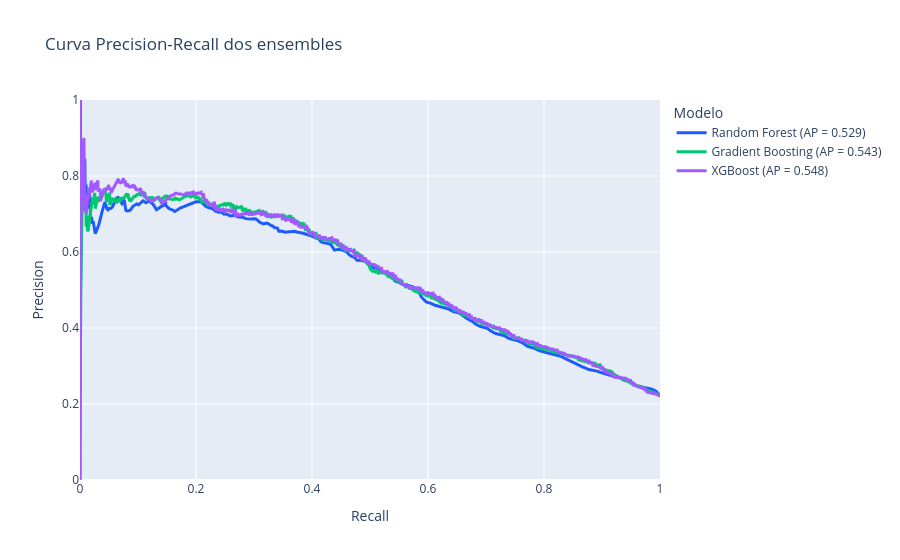

Write notebook code for a chart like this one.
### Code cell
fig = go.Figure()

fig.add_trace(
    go.Scatter(
        x=recall_random_forest,
        y=precision_random_forest,
        mode="lines",
        name=f"Random Forest (AP = {ap_random_forest:.3f})",
        line=dict(color="#1D5BFF", width=3),
    )
)

fig.add_trace(
    go.Scatter(
        x=recall_gradient_boosting,
        y=precision_gradient_boosting,
        mode="lines",
        name=f"Gradient Boosting (AP = {ap_gradient_boosting:.3f})",
        line=dict(color="#00C86F", width=3),
    )
)

fig.add_trace(
    go.Scatter(
        x=recall_xg_boosting,
        y=precision_xg_boosting,
        mode="lines",
        name=f"XGBoost (AP = {ap_xg_boosting:.3f})",
        line=dict(color="#A259FF", width=3),
    )
)

fig.update_layout(
    title="Curva Precision-Recall dos ensembles",
    xaxis_title="Recall",
    yaxis_title="Precision",
    xaxis=dict(range=[0, 1]),
    yaxis=dict(range=[0, 1]),
    legend_title="Modelo",
)

fig.show()

### Figure 1 — Plotly figure (JSON) as saved in the notebook; plotly's stock layout.template omitted (floating-point values rounded to 4 significant figures; data arrays with more than 128 entries replaced by an {"elided": "..."} marker saying what was removed)
{"data": [{"line": {"color": "#1D5BFF", "width": 3}, "mode": "lines", "name": "Random Forest (AP = 0.529)", "type": "scatter", "x": {"elided": "239 float values"}, "y": {"elided": "239 float values"}}, {"line": {"color": "#00C86F", "width": 3}, "mode": "lines", "name": "Gradient Boosting (AP = 0.543)", "type": "scatter", "x": {"elided": "5634 float values"}, "y": {"elided": "5634 float values"}}, {"line": {"color": "#A259FF", "width": 3}, "mode": "lines", "name": "XGBoost (AP = 0.548)", "type": "scatter", "x": {"elided": "5691 float values"}, "y": {"elided": "5691 float values"}}], "layout": {"legend": {"title": {"text": "Modelo"}}, "title": {"text": "Curva Precision-Recall dos ensembles"}, "xaxis": {"range": [0, 1], "title": {"text": "Recall"}}, "yaxis": {"range": [0, 1], "title": {"text": "Precision"}}}}
